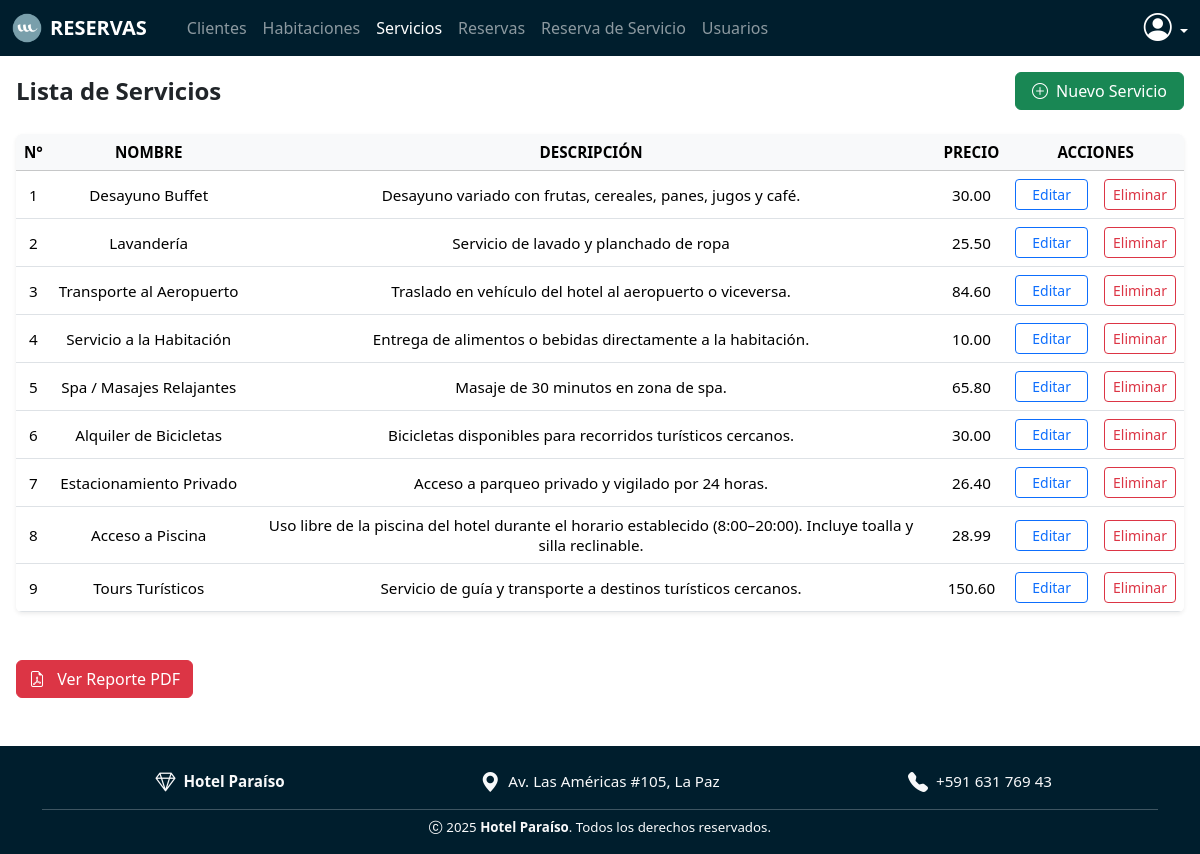
The page /servicios/ (signed in) on the database its author committed.
### models/servicio_model.py (models this page shows, shortened)
class Servicio(db.Model):
    __tablename__ = 'servicios'
    id = db.Column(db.Integer, primary_key=True)
    nombre = db.Column(db.String(100), nullable=False)  # Ejemplo: "Lavandería", "Desayuno", "Spa"
    descripcion = db.Column(db.String(255), nullable=True)
    precio = db.Column(db.Float, nullable=False)
    res_servicio = db.relationship('ReservaServicio', back_populates='servicio', cascade='all, delete-orphan')
    @staticmethod
    def get_all():
        return Servicio.query.all()
    def delete(self):
        db.session.delete(self)
        db.session.commit()

### controllers/servicio_controller.py (the view)
@servicio_bp.route('/')
@login_required
def index():
    servicios = Servicio.get_all()
    return servicio_view.list(servicios)

### run.py (called while the page is built)
@login_manager.user_loader
def load_user(user_id):
    tipo = session.get('tipo_usuario')  # puede ser 'cliente' o 'usuario'
    if tipo == 'cliente':
        return Cliente.query.get(int(user_id))
    elif tipo == 'usuario':
        return Usuario.query.get(int(user_id))
    return None

@app.context_processor
def inject_user_or_client():
    from flask_login import current_user
    if current_user.is_authenticated:
        if hasattr(current_user, 'rol'):
            return dict(usuario=current_user, cliente=None)
        else:
            return dict(usuario=None, cliente=current_user)
    return dict(usuario=None, cliente=None)

@app.context_processor
def inject_active_path():
    def is_active(path):
        return 'active' if request.path == path else ''
    return dict(is_active=is_active)

### views/servicio_view.py (called while the page is built)
def list(servicios):
    return render_template('servicios/index.html', servicios=servicios,usuario=current_user)

### templates/servicios/index.html (shortened to what this page needs)
{% extends 'sistema.html' %}
{% block content %}
<div class="d-flex flex-column flex-md-row justify-content-between align-items-center mb-4 mt-4 text-center text-md-start">
    <h4 class="fw-bold text-dark mb-3 mb-md-0 fs-4 fs-md-3">Lista de Servicios</h4>
    <a href="{{ url_for('servicio.create') }}" class="btn btn-success px-3 py-1.5" data-bs-toggle="modal"
        data-bs-target="#registroServicioModal">
        <i class="bi bi-plus-circle me-1"></i> Nuevo Servicio
    </a>
</div>
<div class="table-responsive rounded shadow-sm mb-5">
    <table class="table table-hover align-middle text-center mb-0" style="font-size: 0.95rem;">
        <thead class="table-light text-dark fw-semibold text-uppercase">
            <tr>
                <th>N°</th>
                <th>Nombre</th>
                <th>Descripción</th>
                <th>Precio</th>
                <th>Acciones</th>
            </tr>
        </thead>
        <tbody>
            {% for item in servicios %}
            <tr>
                <td>{{ item.id }}</td>
                <td class="text-nowrap">{{ item.nombre }}</td>
                <td>{{ item.descripcion }}</td>
                <td>{{ "%.2f"|format(item.precio) }}</td>
                <td>
                    <div class="d-flex flex-row justify-content-center gap-3">
                        <button class="btn btn-outline-primary btn-sm px-3" data-bs-toggle="modal"
                            data-bs-target="#editarServicioModal{{ item.id }}">
                            Editar
                        </button>
                        <a href="{{ url_for('servicio.delete', id=item.id) }}"
                            class="btn btn-outline-danger btn-sm"
                            onclick="return confirm('¿Estás seguro de eliminar este servicio?');">
                            Eliminar
                        </a>
                    </div>
                </td>
            </tr>
            {% endfor %}
        </tbody>
    </table>
</div>
<a href="{{ url_for('servicio.reporte_pdf') }}" target="_blank" class="btn btn-danger mb-5">
  <i class="bi bi-file-earmark-pdf me-2"></i> Ver Reporte PDF
</a>
{% endblock %}

### static/style.css (style rules this page uses)
html, body { height: 100%; margin: 0; overflow: hidden; }

### rows shown on the page
Servicio: id "1", nombre "Desayuno Buffet", descripcion "Desayuno variado con frutas, cereales, panes, jugos y café.", precio "30.00"
Servicio: id "2", nombre "Lavandería", descripcion "Servicio de lavado y planchado de ropa", precio "25.50"
Servicio: id "3", nombre "Transporte al Aeropuerto", descripcion "Traslado en vehículo del hotel al aeropuerto o viceversa.", precio "84.60"
Servicio: id "4", nombre "Servicio a la Habitación", descripcion "Entrega de alimentos o bebidas directamente a la habitación.", precio "10.00"
Servicio: id "5", nombre "Spa / Masajes Relajantes", descripcion "Masaje de 30 minutos en zona de spa.", precio "65.80"
Servicio: id "6", nombre "Alquiler de Bicicletas", descripcion "Bicicletas disponibles para recorridos turísticos cercanos.", precio "30.00"
Servicio: id "7", nombre "Estacionamiento Privado", descripcion "Acceso a parqueo privado y vigilado por 24 horas.", precio "26.40"
Servicio: id "8", nombre "Acceso a Piscina", descripcion "Uso libre de la piscina del hotel durante el horario establecido (8:00–20:00). Incluye toalla y silla reclinable.", precio "28.99"
Servicio: id "9", nombre "Tours Turísticos", descripcion "Servicio de guía y transporte a destinos turísticos cercanos.", precio "150.60"
